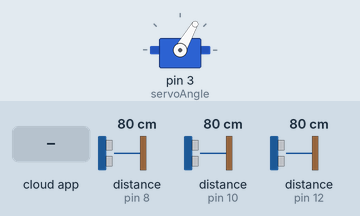
Bench run of a sketch on a simulated Arduino Uno, built with avr-gcc and run on an emulated ATmega328P. Shown: servo. Wiring (inferred from the names in the program): 3 × ultrasonic range finder: trigger pin 7, echo pin 8 / trigger pin 9, echo pin 10 / trigger pin 11, echo pin 12. Inputs (shaded band) come from the test bench; at power-on: distance to the obstacle (sensors on pin 8, pin 10, pin 12) 80 cm. The echo pulse lasts 58.3 µs per cm; the ROS host is connected and sends only what is stated.

Above: at 1.2 s.
1.3 s: the phone or cloud app sets angle_car to 0
At 1.6 s:
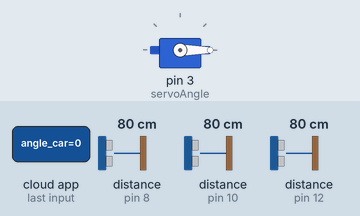
Timing chart, 0 to 4.3 s (numbered marks = the images above; inputs shaded):
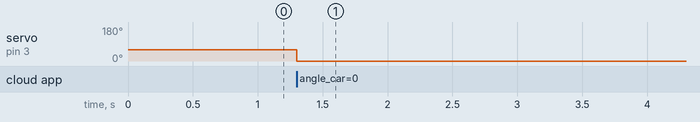

The sketch:

node_ultrasonic.ino
```cpp
#define EchoFront 12
#define TrigFront 11
#define EchoBack 8
#define TrigBack 7
#define EchoRight 10
#define TrigRight 9

#include <ros.h>
#include <std_msgs/Int16.h>
#include <std_msgs/UInt8.h>
#include <Servo.h>
Servo servoAngle;

int angle_sp = 85;
int angle_now = 90;
int angle_last = 120;

int distance_f=0;
int distance_b=0;
int distance_r=0;

ros::NodeHandle nh;
/************ CallBack Funtion to Suscriber ********************************************/
void callback_angle(const std_msgs::UInt8& angle_message){
     //start_servo = true;
     angle_now = static_cast<int>(angle_message.data);
     if(angle_last>angle_now){
         angle_sp = (5*angle_now/6);
         if(angle_sp<0)
          angle_sp = 0;
         else if(angle_sp>=130)
          angle_sp = 130;
      }
      else{
        angle_sp = (17*angle_now/18);
         if(angle_sp<=0)
          angle_sp = 0;
         else if(angle_sp>=130)
          angle_sp = 130;
      }

     angle_last = angle_now;
     servoAngle.write(angle_sp);
}

std_msgs::Int16 front_msg;
ros::Publisher pub_front("front_distance", &front_msg);

std_msgs::Int16 back_msg;
ros::Publisher pub_back("back_distance", &back_msg);

std_msgs::Int16 right_msg;
ros::Publisher pub_right("right_distance", &right_msg);

ros::Subscriber<std_msgs::UInt8> angle_sub("/angle_car",callback_angle);

void setup() {
  // put your setup code here, to run once:
   nh.initNode();
   nh.advertise(pub_front);
   nh.advertise(pub_back);
   nh.advertise(pub_right);
   nh.subscribe(angle_sub);
   pinMode(TrigFront, OUTPUT);
   pinMode(EchoFront, INPUT);
   pinMode(TrigBack, OUTPUT);
   pinMode(EchoBack, INPUT);
   pinMode(TrigRight, OUTPUT);
   pinMode(EchoRight, INPUT);
   servoAngle.attach(3);
   servoAngle.write(60);//init in the center position
}
void loop() {
  // put your main code here, to run repeatedly:
   distance_f = distance(TrigFront,EchoFront);
   front_msg.data =  distance_f;
   pub_front.publish(&front_msg);
   distance_b = distance(TrigBack,EchoBack);
   back_msg.data =  distance_b;
   pub_back.publish(&back_msg);
   distance_r = distance(TrigRight,EchoRight);
   right_msg.data =  distance_r;
   pub_right.publish(&right_msg);
   nh.spinOnce();
}

int distance(int TriggerPin, int EchoPin){
   long duration, distanceCm;
   digitalWrite(TriggerPin, LOW);
   delayMicroseconds(4);
   digitalWrite(TriggerPin, HIGH);
   delayMicroseconds(10);
   digitalWrite(TriggerPin, LOW);
   duration = pulseIn(EchoPin, HIGH);
   distanceCm = duration * 10 / 292/ 2;
   return distanceCm;
}
```

Measured:
- after the input at 1.3 s, servo on pin 3 (servoAngle): 60° → 0° at once
